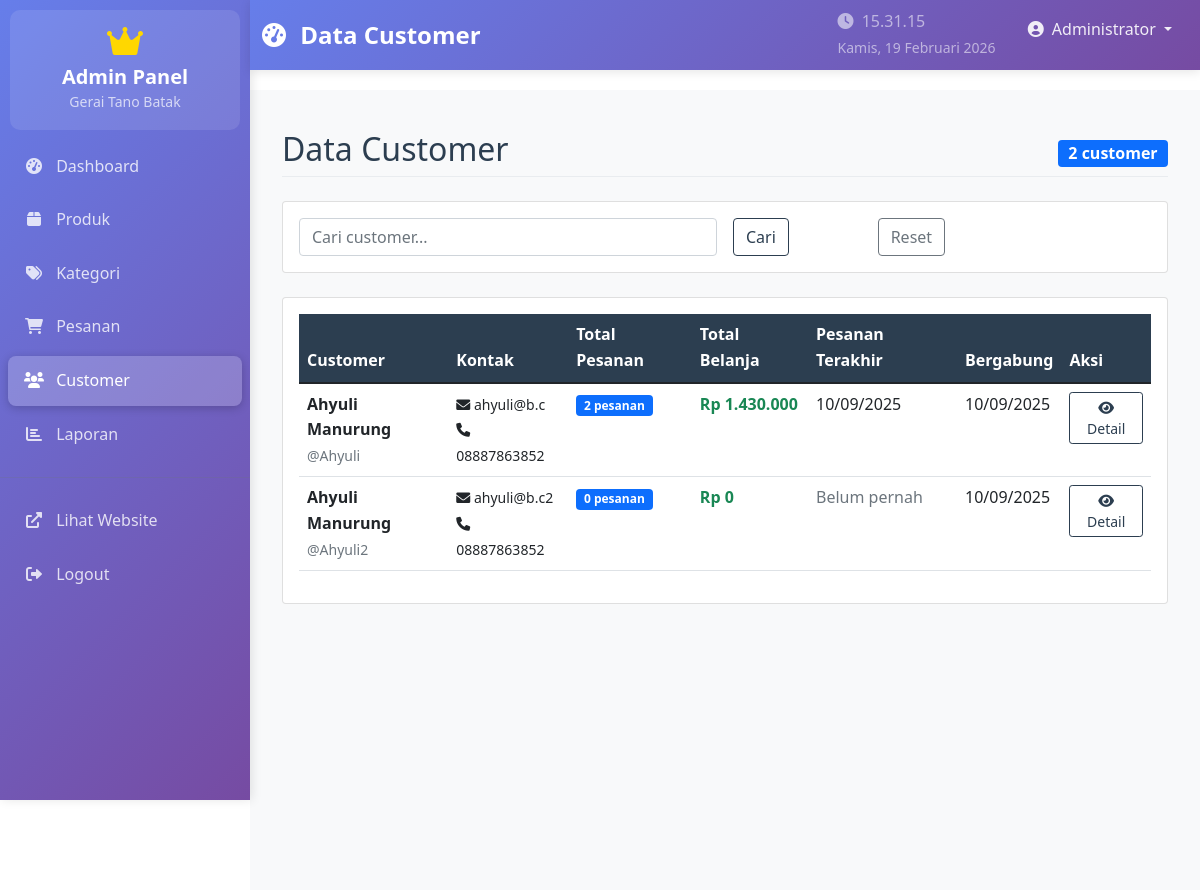
The page /admin/customers.php (signed in) on the database its author committed.
### tables this page shows
CREATE TABLE `users` (
  `id` int(11) NOT NULL AUTO_INCREMENT,
  `username` varchar(50) NOT NULL,
  `email` varchar(100) NOT NULL,
  `password` varchar(255) NOT NULL,
  `full_name` varchar(100) NOT NULL,
  `phone` varchar(20) DEFAULT NULL,
  `address` text DEFAULT NULL,
  `role` enum('admin','customer') DEFAULT 'customer',
  `created_at` timestamp NOT NULL DEFAULT current_timestamp(),
  PRIMARY KEY (`id`),
  UNIQUE KEY `username` (`username`),
  UNIQUE KEY `email` (`email`)
);

### includes/config.php (called while the page is built, shortened)
<?php
function format_rupiah($angka) {
    return "Rp " . number_format($angka, 0, ',', '.');
}
?>

### admin/customers.php (the view, shortened to what this page needs)
<?php
require_once '../includes/config.php';
$search = isset($_GET['search']) ? clean_input($_GET['search']) : '';
$where_conditions = ["u.role = 'customer'"];
$params = [];
$where_clause = implode(' AND ', $where_conditions);
$sql = "SELECT u.*,
               COUNT(o.id) as total_orders,
               COALESCE(SUM(o.total_amount), 0) as total_spent,
               MAX(o.created_at) as last_order_date
        FROM users u
        LEFT JOIN orders o ON u.id = o.user_id
        WHERE $where_clause
        GROUP BY u.id
        ORDER BY u.created_at DESC";
$stmt = $pdo->prepare($sql);
$stmt->execute($params);
$customers = $stmt->fetchAll();
include 'includes/header.php';
?>
<div class="d-flex justify-content-between align-items-center mb-4 page-header">
    <h2>Data Customer</h2>
    <div class="badge bg-primary fs-6"><?php echo count($customers); ?> customer</div>
</div>
<div class="card mb-4">
    <div class="card-body">
        <form method="GET" class="row g-3">
            <div class="col-md-6">
                <input type="text" class="form-control" name="search" placeholder="Cari customer..."
                       value="<?php echo htmlspecialchars($search); ?>">
            </div>
            <div class="col-md-2">
                <button type="submit" class="btn btn-outline-primary">Cari</button>
            </div>
            <div class="col-md-2">
                <a href="customers.php" class="btn btn-outline-secondary">Reset</a>
            </div>
        </form>
    </div>
</div>
<div class="card">
    <div class="card-body">
        <div class="table-responsive">
            <table class="table table-hover">
                <thead>
                    <tr>
                        <th>Customer</th>
                        <th>Kontak</th>
                        <th>Total Pesanan</th>
                        <th>Total Belanja</th>
                        <th>Pesanan Terakhir</th>
                        <th>Bergabung</th>
                        <th>Aksi</th>
                    </tr>
                </thead>
                <tbody>
                    <?php foreach($customers as $customer): ?>
                    <tr>
                        <td>
                            <div>
                                <strong><?php echo htmlspecialchars($customer['full_name']); ?></strong>
                                <br>
                                <small class="text-muted">@<?php echo htmlspecialchars($customer['username']); ?></small>
                            </div>
                        </td>
                        <td>
                            <div>
                                <small><i class="fas fa-envelope"></i> <?php echo htmlspecialchars($customer['email']); ?></small>
                                <br>
                                <?php if ($customer['phone']): ?>
                                    <small><i class="fas fa-phone"></i> <?php echo htmlspecialchars($customer['phone']); ?></small>
                                <?php endif; ?>
                            </div>
                        </td>
                        <td>
                            <span class="badge bg-primary"><?php echo $customer['total_orders']; ?> pesanan</span>
                        </td>
                        <td class="fw-bold text-success">
                            <?php echo format_rupiah($customer['total_spent']); ?>
                        </td>
                        <td>
                            <?php if ($customer['last_order_date']): ?>
                                <?php echo date('d/m/Y', strtotime($customer['last_order_date'])); ?>
                            <?php else: ?>
                                <span class="text-muted">Belum pernah</span>
                            <?php endif; ?>
                        </td>
                        <td><?php echo date('d/m/Y', strtotime($customer['created_at'])); ?></td>
                        <td>
                            <button class="btn btn-sm btn-outline-primary" onclick="viewCustomer(<?php echo $customer['id']; ?>)">
                                <i class="fas fa-eye"></i> Detail
                            </button>
                        </td>
                    </tr>
                    <?php endforeach; ?>
                </tbody>
            </table>
        </div>
    </div>
</div>
<?php include 'includes/footer.php'; ?>

### assets/css/style.css (style rules this page uses)
:root { --primary-color: #2c3e50; --secondary-color: #34495e; --accent-color: #e74c3c; --gold-color: #f39c12; --success-color: #27ae60; --danger-color: #e74c3c; --warning-color: #f39c12; --info-color: #3498db; --light-color: #ecf0f1; --dark-color: #2c3e50; --text-dark: #2c3e50; --text-light: #7f8c8d; --gradient-primary: linear-gradient(135deg, #667eea 0%, #764ba2 100%); --gradient-secondary: linear-gradient(135deg, #f093fb 0%, #f5576c 100%); --gradient-elegant: linear-gradient(135deg, #2c3e50 0%, #34495e 100%); --shadow-elegant: 0 10px 30px rgba(0, 0, 0, 0.1); --shadow-hover: 0 15px 40px rgba(0, 0, 0, 0.15); }
body { font-family: 'Segoe UI', Tahoma, Geneva, Verdana, sans-serif; line-height: 1.6; color: var(--text-dark); }
.page-header { border-bottom: 1px solid #e9ecef; margin-bottom: 2rem; }
.btn-outline-primary { color: var(--primary-color); border-color: var(--primary-color); }
.badge { font-size: 0.75rem; }
.table th { border-top: none; background-color: var(--primary-color); color: white; }

### admin/includes/header.php (style rules this page uses)
.page-header { margin-bottom: 25px; padding-top: 10px; }

### rows shown on the page
users: full_name "Ahyuli Manurung", username "Ahyuli", email "ahyuli@b.c", phone "08887863852", total_orders "2", total_spent "Rp 1.430.000", last_order_date "10/09/2025", created_at "10/09/2025"
users: full_name "Ahyuli Manurung", username "Ahyuli2", email "ahyuli@b.c2", phone "08887863852", total_orders "0", total_spent "Rp 0", shows "Belum pernah", created_at "10/09/2025"

### other values the page prints
$page_title "Data Customer"
$_SESSION['full_name'] "Administrator"
count($customers) "2"
